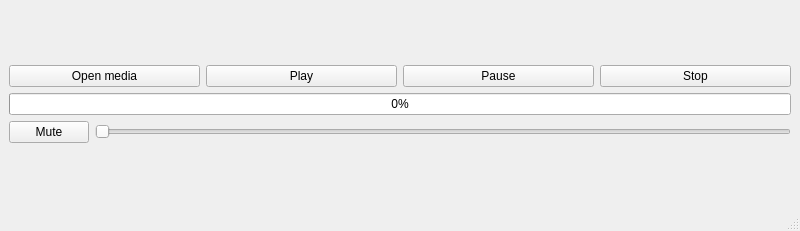
<?xml version="1.0" encoding="UTF-8"?>
<ui version="4.0">
 <class>widget</class>
 <widget class="QMainWindow" name="widget">
  <property name="geometry">
   <rect>
    <x>0</x>
    <y>0</y>
    <width>800</width>
    <height>231</height>
   </rect>
  </property>
  <property name="windowTitle">
   <string>MediaPlayer</string>
  </property>
  <widget class="QWidget" name="centralwidget">
   <layout class="QVBoxLayout" name="verticalLayout_2">
    <item>
     <layout class="QVBoxLayout" name="verticalLayout">
      <item>
       <layout class="QHBoxLayout" name="horizontalLayout">
        <item>
         <widget class="QPushButton" name="open">
          <property name="text">
           <string>Open media</string>
          </property>
         </widget>
        </item>
        <item>
         <widget class="QPushButton" name="play">
          <property name="text">
           <string>Play</string>
          </property>
         </widget>
        </item>
        <item>
         <widget class="QPushButton" name="pause">
          <property name="text">
           <string>Pause</string>
          </property>
         </widget>
        </item>
        <item>
         <widget class="QPushButton" name="stop">
          <property name="text">
           <string>Stop</string>
          </property>
         </widget>
        </item>
       </layout>
      </item>
      <item>
       <widget class="QProgressBar" name="progress">
        <property name="value">
         <number>0</number>
        </property>
       </widget>
      </item>
      <item>
       <layout class="QHBoxLayout" name="horizontalLayout_2">
        <item>
         <widget class="QPushButton" name="mute">
          <property name="text">
           <string>Mute</string>
          </property>
         </widget>
        </item>
        <item>
         <widget class="QSlider" name="volume">
          <property name="orientation">
           <enum>Qt::Horizontal</enum>
          </property>
         </widget>
        </item>
       </layout>
      </item>
     </layout>
    </item>
   </layout>
  </widget>
  <widget class="QMenuBar" name="menubar">
   <property name="geometry">
    <rect>
     <x>0</x>
     <y>0</y>
     <width>800</width>
     <height>21</height>
    </rect>
   </property>
  </widget>
  <widget class="QStatusBar" name="statusbar"/>
 </widget>
 <resources/>
 <connections/>
</ui>
